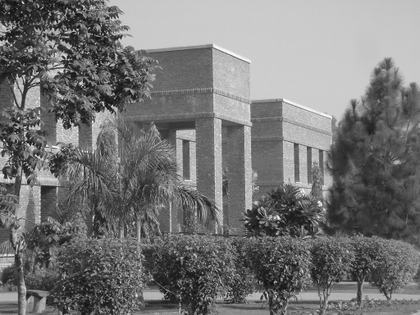
%> input picture lums_g.pgm, 420 x 315 px, shrunk from 512 x 384 before the run
$ octave Q2.m   (GNU Octave 9; MATLAB toolbox functions it lacks are replaced by stand-ins)
%> lines starting %> are read from the running program, lines starting %| are printed output that depends on the picture
### my_quantize.m
function [quantized_image] = my_quantize(image, thresholds)

[r, c] = size(image);
quantized_image = image;
thresholds = [0 thresholds 255];
[~, threshold_levels] = size(thresholds);

for i=1:r
    for j=1:c
        pixel_value = image(i, j);
        %prev_value = thresholds(1);
        for k=2:threshold_levels
            prev_value = thresholds(k-1);
            cur_value = thresholds(k);
            if pixel_value >= prev_value & pixel_value < cur_value
                quantized_image(i, j) =  cur_value; %(prev_value+cur_value) / 2;
            end
            prev_value = cur_value;
        end
    end
end

end

### Q2.m
clear;
clc;

lums_img = imread('lums_g.pgm');
%> lums_img is the input picture: size 315x420 uint8; min 11, max 255, mean 117.8
yahya_img = imread('yahya_g.pgm');
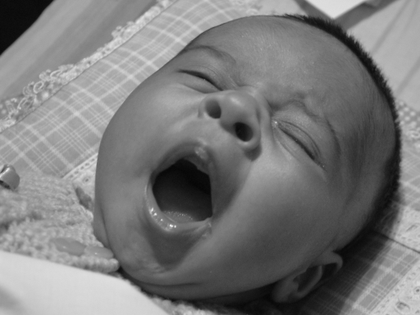
%> input picture yahya_g.pgm, 420 x 315 px, shrunk from 512 x 384 before the run
%> yahya_img is the input picture: size 315x420 uint8; min 6, max 246, mean 121.9

quantization_levels = 4;
J = 10;
noise = uint8((J-(-J))*rand(size(lums_img)));

%% Lums Image

subplot(2, 4, 1)
imshow(lums_img); imwrite(lums_img, 'lums_original.jpg');
title('LUSM original')

subplot(2, 4, 2)
threshold1 = multithresh(lums_img, quantization_levels);
%> threshold1 = [63 91 123 169]
quantized_lums = my_quantize(lums_img, threshold1);
%> in my_quantize, `thresholds = [0 thresholds 255];`: thresholds = [0 63 91 123 169 255]
[r1, c1] = size(lums_img);
%> r1 = 315; c1 = 420
mse_lums = sum(sum((double(lums_img) - double(quantized_lums)).^2)) / (r1*c1);
%> mse_lums = 1217.7
imshow(quantized_lums, []); imwrite(mat2gray(quantized_lums), sprintf("lums_quantized_%d.jpg", quantization_levels));
title(sprintf('Quantized with %d levels', quantization_levels))
xlabel(sprintf("MSE with original image: %.2f", mse_lums))

subplot(2, 4, 3)
noisy_lums = lums_img + noise;
imshow(noisy_lums, []); imwrite(noisy_lums, 'lums_noisy.jpg');
title(sprintf('Added uniform noise with J=%d', J))

subplot(2, 4, 4)
threshold1 = multithresh(noisy_lums, quantization_levels);
%> threshold1 = [70 100 133 179]
noisy_quantized_lums = my_quantize(noisy_lums, threshold1);
%> call 2 of my_quantize, with thresholds = [70 100 133 179]
%> in my_quantize (call 2), `thresholds = [0 thresholds 255];`: thresholds = [0 70 100 133 179 255]
%> after the loop in my_quantize (call 2), `for i=1:r`:
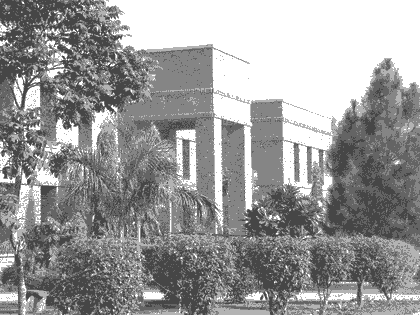
%> quantized_image: size 315x420 uint8; min 70, max 255, mean 153.7
mse_noisy_lums = sum(sum((double(lums_img) - double(noisy_quantized_lums)).^2)) / (r1*c1);
%> mse_noisy_lums = 1593.9
imshow(noisy_quantized_lums, []); imwrite(mat2gray(noisy_quantized_lums), sprintf('lums_noisy_quantized_%d.jpg', quantization_levels));
%> after `imwrite(mat2gray(noisy_quantized_lums), sprintf('lums_noisy_quantized_`:
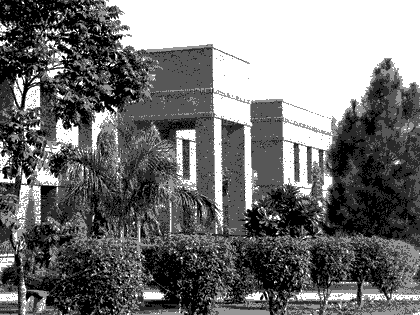
%> saved as lums_noisy_quantized_4.jpg: size 315x420 uint8; min 0, max 255, mean 115.3
title(sprintf('Quantized noisy image with %d levels', quantization_levels))
xlabel(sprintf("MSE with original image: %.2f", mse_noisy_lums))


%% Yahya Image

subplot(2, 4, 5)
imshow(yahya_img); imwrite(yahya_img, 'yahya_original.jpg');
title('Yahya Original')

subplot(2, 4, 6)
threshold2 = multithresh(yahya_img, quantization_levels);
%> threshold2 = [48 93 136 174]
quantized_yahya = my_quantize(yahya_img, threshold2);
%> call 3 of my_quantize, with thresholds = [48 93 136 174]
%> in my_quantize (call 3), `thresholds = [0 thresholds 255];`: thresholds = [0 48 93 136 174 255]
%> after the loop in my_quantize (call 3), `for i=1:r`:
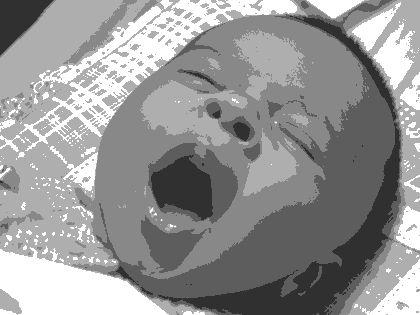
%> quantized_image: size 315x420 uint8; min 48, max 255, mean 149.5
[r2, c2] = size(yahya_img);
%> r2 = 315; c2 = 420
mse_yahya = sum(sum((double(yahya_img)-double(quantized_yahya)).^2)) / (r2*c2);
%> mse_yahya = 1156.5
imshow(quantized_yahya, []); imwrite(mat2gray(quantized_yahya), sprintf('yahya_quantized_%d.jpg', quantization_levels));
%> after `imwrite(mat2gray(quantized_yahya), sprintf('yahya_quantized_%d.jpg', q`:
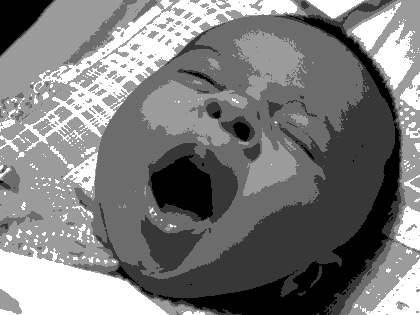
%> saved as yahya_quantized_4.jpg: size 315x420 uint8; min 0, max 255, mean 124.8
title(sprintf('Quantized with %d levels', quantization_levels))
xlabel(sprintf("MSE with original image: %.2f", mse_yahya))

subplot(2, 4, 7)
noisy_yahya = yahya_img + noise;
imshow(noisy_yahya, []); imwrite(noisy_yahya, 'yahya_noisy.jpg');
title(sprintf('Added uniform noise with J=%d', J))

subplot(2, 4, 8)
threshold2 = multithresh(noisy_yahya, quantization_levels);
%> threshold2 = [60 104 147 187]
noisy_quantized_yahya = my_quantize(noisy_yahya, threshold2);
%> call 4 of my_quantize, with thresholds = [60 104 147 187]
%> in my_quantize (call 4), `thresholds = [0 thresholds 255];`: thresholds = [0 60 104 147 187 255]
%> after the loop in my_quantize (call 4), `for i=1:r`:
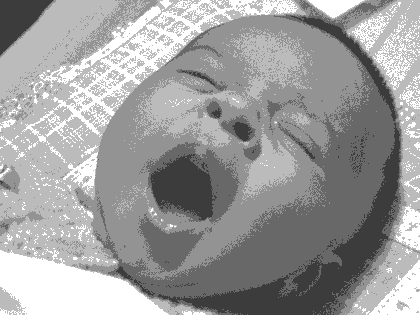
%> quantized_image: size 315x420 uint8; min 60, max 255, mean 157.1
mse_noisy_yahya = sum(sum((double(yahya_img)-double(noisy_quantized_yahya)).^2)) / (r2*c2);
%> mse_noisy_yahya = 1525.5
imshow(noisy_quantized_yahya, []); imwrite(mat2gray(noisy_quantized_yahya), sprintf('yahya_noisy_quantized_%d.jpg', quantization_levels))
%> after `imwrite(mat2gray(noisy_quantized_yahya), sprintf('yahya_noisy_quantize`:
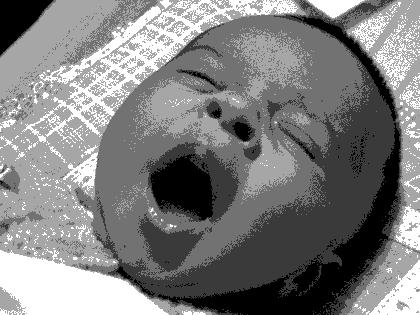
%> saved as yahya_noisy_quantized_4.jpg: size 315x420 uint8; min 0, max 255, mean 127.1
title(sprintf('Quantized noisy image with %d levels', quantization_levels))
xlabel(sprintf("MSE with original image: %.2f", mse_noisy_yahya))
